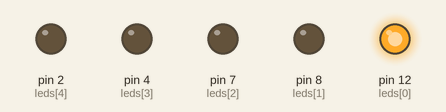
A sketch run on a simulated Arduino Uno, built with avr-gcc and run on an emulated ATmega328P. On the bench: output pins drawn as LEDs (lit = HIGH).

Above: at 0.1 s.
At 6.1 s:
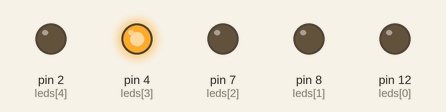
At 8.1 s:
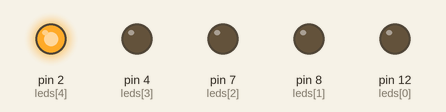
At 16.1 s:
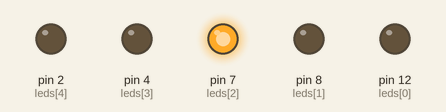
At 24.1 s:
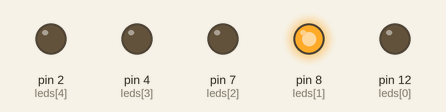
At 31.1 s:
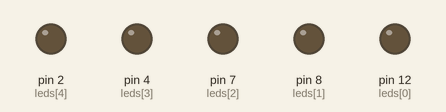
Timing chart, 0 to 40.0 s (numbered marks = the images above):
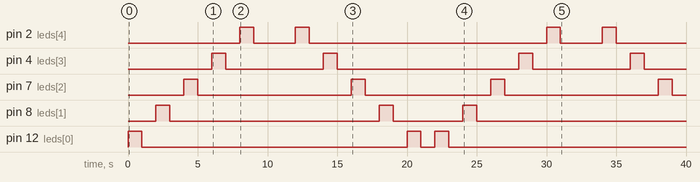

The sketch:

Lab1a.ino
```cpp
int leds[5]={12,8,7,4,2};
void setup()
{

  for(int i=0;i<5;i++){
  pinMode(leds[i],OUTPUT);
}
}

void loop()
{


  for(int i=0;i<5;i++){
  digitalWrite(leds[i], HIGH);
  delay(1000); // Wait for 1000 millisecond(s)
  digitalWrite(leds[i], LOW);
  delay(1000); // Wait for 1000 millisecond(s)
  }
  for(int i=5;i>=0;i--){
  digitalWrite(leds[i], HIGH);
  delay(1000); // Wait for 1000 millisecond(s)
  digitalWrite(leds[i], LOW);
  delay(1000); // Wait for 1000 millisecond(s)


}
}
```

Measured:
- by itself, pin 2 (leds[4]): LOW → HIGH at 8.0 s, → LOW 1.0 s later, → HIGH 3.0 s later, → LOW 1.0 s later, … (8 changes in this stretch)
- by itself, pin 4 (leds[3]): LOW → HIGH at 6.0 s, → LOW 1.0 s later, → HIGH 7.0 s later, → LOW 1.0 s later, … (8 changes in this stretch)
- by itself, pin 7 (leds[2]): LOW → HIGH at 4.0 s, → LOW 1.0 s later, → HIGH 11.0 s later, → LOW 1.0 s later, … (8 changes in this stretch)
- by itself, pin 8 (leds[1]): goes HIGH 1.0 s, LOW 15.0 s, HIGH 1.0 s, LOW 5.0 s, HIGH 1.0 s, then LOW
- by itself, pin 12 (leds[0]): goes HIGH 1.0 s, LOW 19.0 s, HIGH 1.0 s, LOW 1.0 s, HIGH 1.0 s, then LOW
